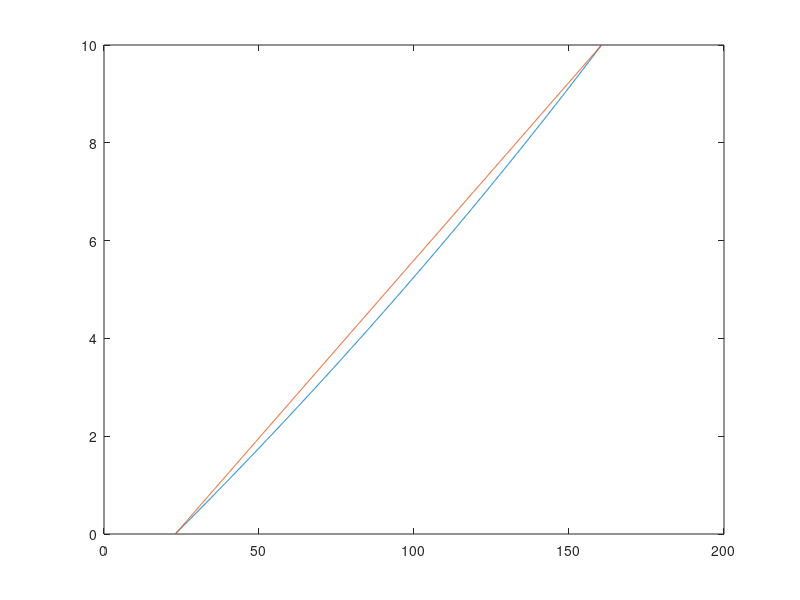

Source code (MATLAB):
L_max = 160.5; %cm
L_min = 23; %cm
r_1 = 2.5; %cm
r_0 = 1.895;  %cm

r = @(L) ((r_0 - r_1) / (L_max - L_min)) * (L - L_min) + r_1;

dn_dL = @(L) (1 ./ (2*pi*r(L)));

x = (L_min+0.1):0.1:L_max;
% plot(x, dn_dL(x));

n = @(L) integral(dn_dL, L_min, L);

n_ges = n(L_max);

% (L_max - L_min) / (2*pi*r_0)  % max umdrehungen = 11.8291
% (L_max - L_min) / (2*pi*r_1)  % min umdrehungen = 9.3123

k_umd = 10 / n_ges;  % V pro Umdrehung
k_weg = 10 / (L_max - L_min);

U_angen = k_weg .* (x - L_min);

U_real = zeros(size(x));
for i = 1:size(x, 2)
    U_real(i) = k_umd * n(x(i));
end

max_diff = max(U_angen - U_real)/10;

plot(x, U_real, x, U_angen)